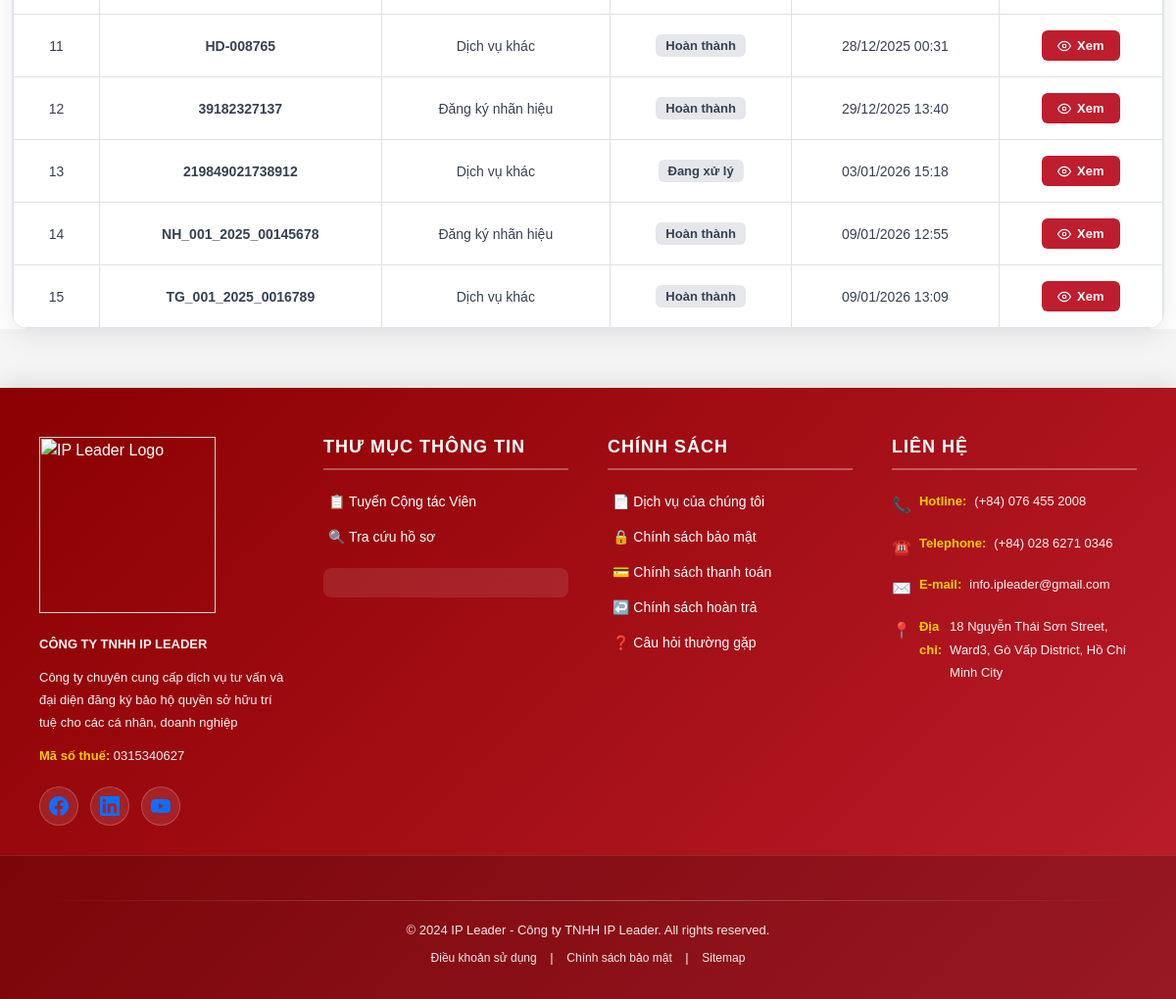
Page /customer/13/ (signed in, lower part) on the earlier database version.
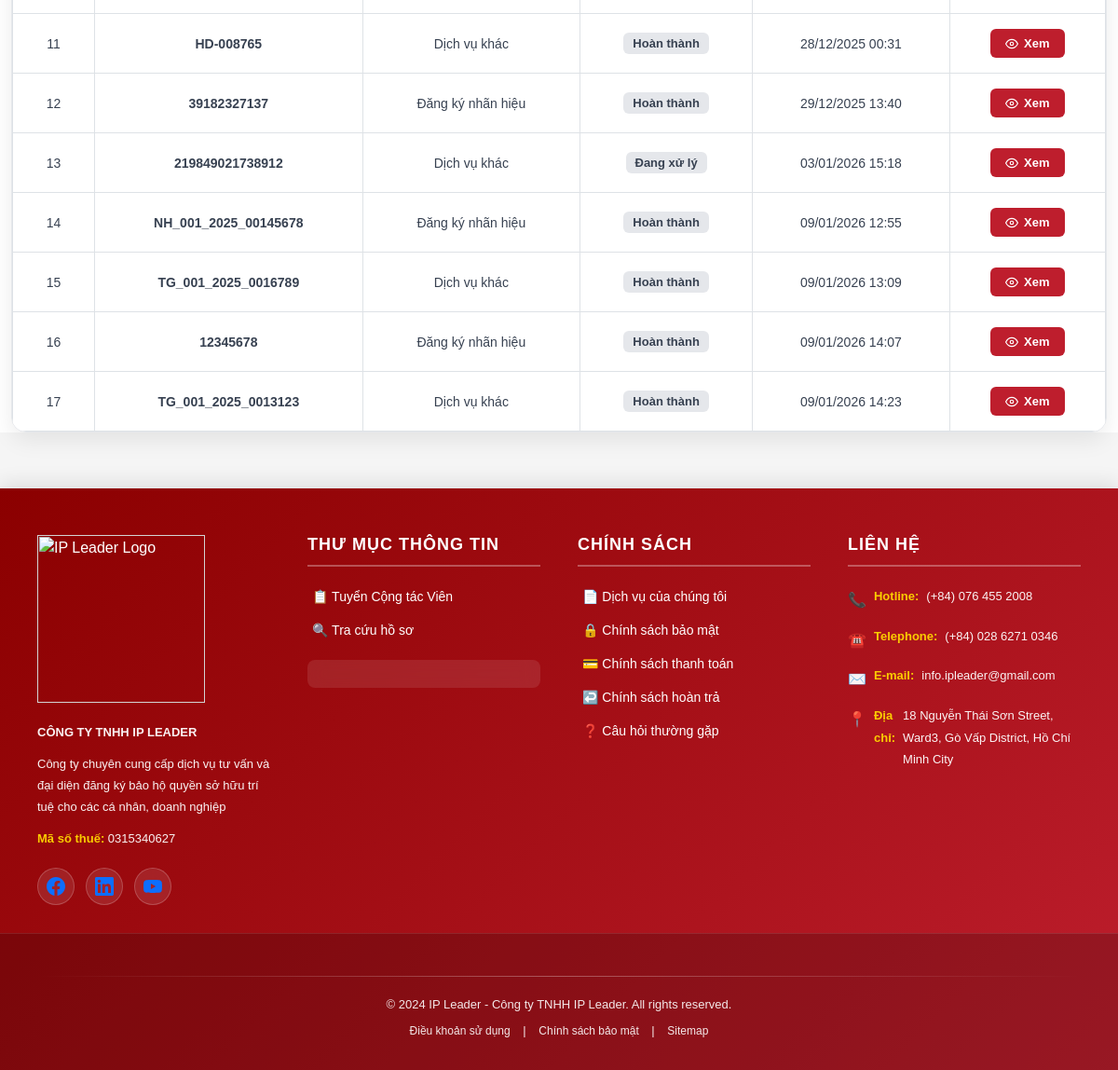
Same page on the later database version.
### ipshieldapp/models.py (models this page shows, shortened)
class Contract(models.Model):
    SERVICE_TYPE_CHOICES = (
        ('nhanhieu', 'Đăng ký nhãn hiệu'),
        ('banquyen', 'Bản quyền tác giả'),
        ('dkkd', 'Đăng ký kinh doanh'),
        ('dautu', 'Đăng ký đầu tư'),
        ('khac', 'Dịch vụ khác'),
    )
    CONTRACT_STATUS_CHOICES = (
        ('pending', 'Đang chờ xử lý'),
        ('processing', 'Đang xử lý'),
        ('completed', 'Hoàn thành'),
        ('paused', 'Ngưng'),
    )
    PAYMENT_TYPE_CHOICES = (
        ('full', 'Trả dứt điểm'),
        ('installment', 'Trả nhiều đợt'),
    )
    customer = models.ForeignKey(
        Customer,
        on_delete=models.CASCADE,
        related_name='contracts'
    )
    service_type = models.CharField(
        max_length=50,
        choices=SERVICE_TYPE_CHOICES
    )
    contract_no = models.CharField(max_length=50, unique=True)
    contract_value = models.DecimalField(
        max_digits=15,
        decimal_places=0,
        verbose_name='Giá trị hợp đồng'
    )
    payment_type = models.CharField(
        max_length=20,
        choices=PAYMENT_TYPE_CHOICES,
        verbose_name='Hình thức thanh toán'
    )
    prepaid_amount = models.DecimalField(
        max_digits=15,
        decimal_places=0,
        default=0,
        verbose_name='Số tiền trả trước'
    )
    payment_date = models.DateField(
        blank=True,
        null=True,
        verbose_name='Ngày thanh toán'
    )
    status = models.CharField(
        max_length=20,
        choices=CONTRACT_STATUS_CHOICES,
        default='pending'
    )
    created_at = models.DateTimeField(auto_now_add=True)
    updated_at = models.DateTimeField(default=timezone.now)
    class Meta:
        verbose_name = 'Hợp đồng'
        verbose_name_plural = 'Hợp đồng'
        indexes = [
            models.Index(fields=['contract_no']),
            models.Index(fields=['customer', 'status']),
            models.Index(fields=['created_at']),
        ]

### ipshieldapp/views.py (the view)
# urls.py: path('customer/<int:id>/', views.customer_detail, name='customer_detail'),
def customer_detail(request, id):
    customer = get_object_or_404(Customer, id=id)
    contracts = customer.contracts.all()
    return render(request, 'customer_detail.html', {
        'customer': customer,
        'contracts': contracts
    })

### ipshieldapp/context_processors.py (called while the page is built)
def global_sliders(request):
    return {
        'sliders': Slider.objects.filter(is_active=True)
    }

### templates/customer_detail.html (shortened to what this page needs)
{% extends 'base.html' %}
{% load static %}
{% block body_block %}
<link href="{% static 'css/customer_details.css' %}" rel="stylesheet">
<div class="container mt-4">
    <div class="contracts-section">
        {% if contracts %}
        <div class="contracts-card">
            <div class="table-responsive">
                <table class="contracts-table">
                    <tbody>
                        {% for contract in contracts %}
                        <tr>
                            <td>{{ forloop.counter }}</td>
                            <td class="contract-code">{{ contract.contract_no }}</td>
                            <td>{{ contract.get_service_type_display }}</td>
                            <td>
                                <span class="contract-status">{{ contract.get_status_display }}</span>
                            </td>
                            <td>{{ contract.created_at|date:"d/m/Y H:i" }}</td>
                            <td>
                                <a href="{% url 'contract_detail' id=contract.id %}" class="btn-view">
                                    <svg width="14" height="14" viewBox="0 0 24 24" fill="none" stroke="currentColor" stroke-width="2">
                                        <path d="M1 12s4-8 11-8 11 8 11 8-4 8-11 8-11-8-11-8z"></path>
                                        <circle cx="12" cy="12" r="3"></circle>
                                    </svg>
                                    Xem
                                </a>
                            </td>
                        </tr>
                        {% endfor %}
                    </tbody>
                </table>
            </div>
        </div>
        {% endif %}
    </div>
</div>
{% endblock %}

Differences in the rows shown:
added Contract: contract_no "12345678", service_type "Đăng ký nhãn hiệu", status "Hoàn thành", created_at "09/01/2026 14:07"
added Contract: contract_no "TG_001_2025_0013123", service_type "Dịch vụ khác", status "Hoàn thành", created_at "09/01/2026 14:23"
